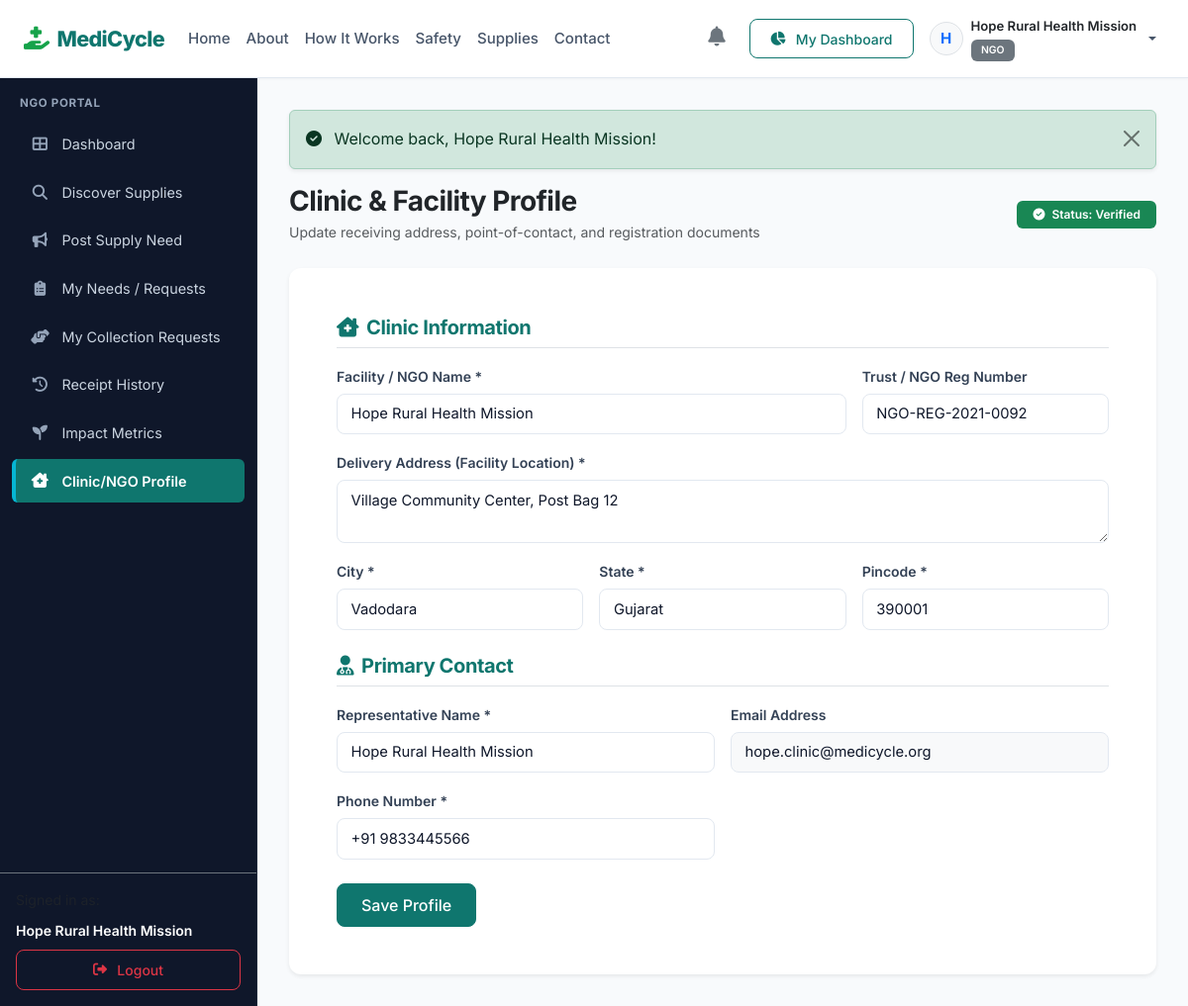
The page /ngo/profile.php (signed in) on the database its author committed.
### tables this page shows
CREATE TABLE organizations (
    id INT AUTO_INCREMENT PRIMARY KEY,
    user_id INT NOT NULL,
    organization_name VARCHAR(150) NOT NULL,
    organization_type VARCHAR(50) NOT NULL,
    license_number VARCHAR(100) DEFAULT NULL,
    address TEXT NOT NULL,
    city VARCHAR(100) NOT NULL,
    state VARCHAR(100) NOT NULL,
    pincode VARCHAR(20) NOT NULL,
    verification_status ENUM('pending', 'verified', 'rejected') DEFAULT 'verified',
    created_at TIMESTAMP DEFAULT CURRENT_TIMESTAMP,
    CONSTRAINT fk_org_user FOREIGN KEY (user_id) REFERENCES users(id) ON DELETE CASCADE,
    INDEX idx_org_city (city)
);

CREATE TABLE users (
    id INT AUTO_INCREMENT PRIMARY KEY,
    name VARCHAR(100) NOT NULL,
    email VARCHAR(100) NOT NULL UNIQUE,
    password VARCHAR(255) NOT NULL,
    phone VARCHAR(20) NOT NULL,
    role ENUM('supplier', 'ngo') NOT NULL,
    email_verified TINYINT(1) DEFAULT 1,
    status ENUM('active', 'inactive', 'suspended') DEFAULT 'active',
    created_at TIMESTAMP DEFAULT CURRENT_TIMESTAMP,
    updated_at TIMESTAMP DEFAULT CURRENT_TIMESTAMP ON UPDATE CURRENT_TIMESTAMP,
    INDEX idx_user_role (role),
    INDEX idx_user_status (status)
);

### includes/functions.php (called while the page is built, shortened)
<?php
function e($string) {
    return htmlspecialchars((string)($string ?? ''), ENT_QUOTES, 'UTF-8');
}

### ngo/profile.php (the view, shortened to what this page needs)
<?php
require_once __DIR__ . '/../config/config.php';
$userId = $_SESSION['user_id'];
$stmt = $pdo->prepare("SELECT u.name, u.email, u.phone, o.*
                       FROM users u
                       LEFT JOIN organizations o ON u.id = o.user_id
                       WHERE u.id = ? LIMIT 1");
$stmt->execute([$userId]);
$profile = $stmt->fetch();
include __DIR__ . '/../includes/header.php';
include __DIR__ . '/../includes/navbar.php';
?>
<div class="app-container">
    <?php include __DIR__ . '/../includes/sidebar.php'; ?>
    <div class="app-content">
        <?php echo render_flash_messages(); ?>
        <div class="d-flex justify-content-between align-items-center mb-4">
            <div>
                <h3 class="fw-bold text-dark mb-1">Clinic & Facility Profile</h3>
                <p class="text-muted small mb-0">Update receiving address, point-of-contact, and registration documents</p>
            </div>
            <div>
                <span class="badge bg-success px-3 py-2">
                    <i class="fas fa-check-circle me-1"></i> Status: <?php echo ucfirst(e($profile['verification_status'] ?? 'verified')); ?>
                </span>
            </div>
        </div>
        <div class="card border-0 shadow-sm">
            <div class="card-body p-4 p-md-5">
                <form action="<?php echo BASE_URL; ?>/ngo/profile.php" method="POST" class="needs-validation" novalidate>
                    <h5 class="fw-bold text-teal border-bottom pb-2 mb-3"><i class="fas fa-clinic-medical me-2"></i>Clinic Information</h5>
                    <div class="row g-3 mb-4">
                        <div class="col-md-8">
                            <label class="form-label small fw-semibold">Facility / NGO Name *</label>
                            <input type="text" class="form-control" name="org_name" value="<?php echo e($profile['organization_name'] ?? ''); ?>" required>
                        </div>
                        <div class="col-md-4">
                            <label class="form-label small fw-semibold">Trust / NGO Reg Number</label>
                            <input type="text" class="form-control" name="license_number" value="<?php echo e($profile['license_number'] ?? ''); ?>">
                        </div>
                        <div class="col-12">
                            <label class="form-label small fw-semibold">Delivery Address (Facility Location) *</label>
                            <textarea class="form-control" name="address" rows="2" required><?php echo e($profile['address'] ?? ''); ?></textarea>
                        </div>
                        <div class="col-md-4">
                            <label class="form-label small fw-semibold">City *</label>
                            <input type="text" class="form-control" name="city" value="<?php echo e($profile['city'] ?? ''); ?>" required>
                        </div>
                        <div class="col-md-4">
                            <label class="form-label small fw-semibold">State *</label>
                            <input type="text" class="form-control" name="state" value="<?php echo e($profile['state'] ?? ''); ?>" required>
                        </div>
                        <div class="col-md-4">
                            <label class="form-label small fw-semibold">Pincode *</label>
                            <input type="text" class="form-control" name="pincode" value="<?php echo e($profile['pincode'] ?? ''); ?>" required>
                        </div>
                    </div>
                    <h5 class="fw-bold text-teal border-bottom pb-2 mb-3"><i class="fas fa-user-doctor me-2"></i>Primary Contact</h5>
                    <div class="row g-3 mb-4">
                        <div class="col-md-6">
                            <label class="form-label small fw-semibold">Representative Name *</label>
                            <input type="text" class="form-control" name="name" value="<?php echo e($profile['name']); ?>" required>
                        </div>
                        <div class="col-md-6">
                            <label class="form-label small fw-semibold">Email Address</label>
                            <input type="email" class="form-control bg-light" value="<?php echo e($profile['email']); ?>" readonly disabled>
                        </div>
                        <div class="col-md-6">
                            <label class="form-label small fw-semibold">Phone Number *</label>
                            <input type="tel" class="form-control" name="phone" value="<?php echo e($profile['phone']); ?>" required>
                        </div>
                    </div>
                    <button type="submit" class="btn btn-primary px-4">Save Profile</button>
                </form>
            </div>
        </div>
    </div>
</div>
<?php include __DIR__ . '/../includes/footer.php'; ?>

### includes/navbar.php (shortened to what this page needs)
<?php
$currentUser = current_user();
$currentScript = basename($_SERVER['PHP_SELF'] ?? '');
$currentDir = basename(dirname($_SERVER['PHP_SELF'] ?? ''));
$isLanding = ($currentScript === 'index.php' && $currentDir !== 'supplier' && $currentDir !== 'ngo');
$navPrefix = $isLanding ? '' : BASE_URL . '/index.php';
?>
<nav class="navbar navbar-expand-lg navbar-medicycle sticky-top">
    <div class="container-fluid px-3 px-lg-4">
        <a class="navbar-brand" href="<?php echo $navPrefix; ?>#home">
            <i class="fas fa-hand-holding-medical"></i> MediCycle
        </a>
        <div class="collapse navbar-collapse" id="navbarMain">
            <ul class="navbar-nav me-auto mb-2 mb-lg-0" id="mainNavLinks">
                <li class="nav-item">
                    <a class="nav-link <?php echo $isLanding ? 'active' : ''; ?>" data-bookmark="home" href="<?php echo $navPrefix; ?>#home">Home</a>
                </li>
                <li class="nav-item">
                    <a class="nav-link" data-bookmark="about" href="<?php echo $navPrefix; ?>#about">About</a>
                </li>
                <li class="nav-item">
                    <a class="nav-link" data-bookmark="how-it-works" href="<?php echo $navPrefix; ?>#how-it-works">How It Works</a>
                </li>
                <li class="nav-item">
                    <a class="nav-link" data-bookmark="safety" href="<?php echo $navPrefix; ?>#safety">Safety</a>
                </li>
                <li class="nav-item">
                    <a class="nav-link" data-bookmark="supplies" href="<?php echo $navPrefix; ?>#supplies">Supplies</a>
                </li>
                <li class="nav-item">
                    <a class="nav-link" data-bookmark="contact" href="<?php echo $navPrefix; ?>#contact">Contact</a>
                </li>
            </ul>
            <ul class="navbar-nav ms-auto align-items-center">
                <?php if ($currentUser): ?>
                    <li class="nav-item dropdown me-3 position-relative">
                        <a class="nav-link position-relative p-2" href="#" id="notifDropdown" role="button" data-bs-toggle="dropdown" aria-expanded="false" title="Notifications">
                            <i class="fas fa-bell text-secondary fs-5"></i>
                        </a>
                    </li>
                    <li class="nav-item me-2">
                        <?php
                            $dashUrl = match($currentUser['role']) {
                                'supplier' => BASE_URL . '/supplier/dashboard.php',
                                'ngo' => BASE_URL . '/ngo/dashboard.php',
                                default => BASE_URL . '/index.php'
                            };
                        ?>
                        <a href="<?php echo $dashUrl; ?>" class="btn btn-sm btn-outline-primary">
                            <i class="fas fa-chart-pie me-1"></i> My Dashboard
                        </a>
                    </li>
                    <li class="nav-item dropdown">
                        <a class="nav-link dropdown-toggle d-flex align-items-center gap-2 py-1" href="#" id="userDropdown" role="button" data-bs-toggle="dropdown" aria-expanded="false">
                            <div class="rounded-circle bg-light border text-primary d-flex align-items-center justify-content-center" style="width: 34px; height: 34px; font-weight: 700;">
                                <?php echo strtoupper(substr($currentUser['name'], 0, 1)); ?>
                            </div>
                            <div class="d-none d-md-block text-start">
                                <span class="d-block fw-semibold small text-dark leading-tight"><?php echo e($currentUser['name']); ?></span>
                                <span class="badge bg-secondary" style="font-size: 0.65rem;"><?php echo strtoupper(e($currentUser['role'])); ?></span>
                            </div>
                        </a>
                    </li>
                <?php endif; ?>
            </ul>
        </div>
    </div>
</nav>

### includes/sidebar.php (shortened to what this page needs)
<?php
$currentUser = current_user();
$currentScript = basename($_SERVER['PHP_SELF']);
$currentDir = basename(dirname($_SERVER['PHP_SELF']));
function is_active_link($script, $dir = null) {
    global $currentScript, $currentDir;
    return ($currentScript === $script) ? 'active' : '';
}
?>
<aside class="app-sidebar shadow-sm">
    <div class="sidebar-heading">
        <?php echo strtoupper(e($currentUser['role'])); ?> PORTAL
    </div>
    <ul class="nav flex-column mb-auto">
        <?php if ($currentUser['role'] === 'supplier'): ?>
            <li class="nav-item">
                <a class="nav-link <?php echo is_active_link('dashboard.php', 'supplier'); ?>" href="<?php echo BASE_URL; ?>/supplier/dashboard.php">
                    <i class="fas fa-th-large"></i> Dashboard
                </a>
            </li>
            <li class="nav-item">
                <a class="nav-link <?php echo is_active_link('add-supply.php', 'supplier'); ?>" href="<?php echo BASE_URL; ?>/supplier/add-supply.php">
                    <i class="fas fa-plus-circle"></i> Add Surplus Supply
                </a>
            </li>
            <li class="nav-item">
                <a class="nav-link <?php echo is_active_link('inventory.php', 'supplier'); ?>" href="<?php echo BASE_URL; ?>/supplier/inventory.php">
                    <i class="fas fa-boxes-stacked"></i> My Inventory
                </a>
            </li>
            <li class="nav-item">
                <a class="nav-link <?php echo is_active_link('requests.php', 'supplier'); ?>" href="<?php echo BASE_URL; ?>/supplier/requests.php">
                    <i class="fas fa-inbox"></i> Incoming Requests
                </a>
            </li>
            <li class="nav-item">
                <a class="nav-link <?php echo is_active_link('history.php', 'supplier'); ?>" href="<?php echo BASE_URL; ?>/supplier/history.php">
                    <i class="fas fa-history"></i> Handover History
                </a>
            </li>
            <li class="nav-item">
                <a class="nav-link <?php echo is_active_link('analytics.php', 'supplier'); ?>" href="<?php echo BASE_URL; ?>/supplier/analytics.php">
                    <i class="fas fa-chart-pie"></i> Impact & Analytics
                </a>
            </li>
            <li class="nav-item">
                <a class="nav-link <?php echo is_active_link('profile.php', 'supplier'); ?>" href="<?php echo BASE_URL; ?>/supplier/profile.php">
                    <i class="fas fa-hospital"></i> Organization Profile
                </a>
            </li>
        <?php elseif ($currentUser['role'] === 'ngo'): ?>
            <li class="nav-item">
                <a class="nav-link <?php echo is_active_link('dashboard.php', 'ngo'); ?>" href="<?php echo BASE_URL; ?>/ngo/dashboard.php">
                    <i class="fas fa-th-large"></i> Dashboard
                </a>
            </li>
            <li class="nav-item">
                <a class="nav-link <?php echo is_active_link('search-supplies.php', 'ngo'); ?>" href="<?php echo BASE_URL; ?>/ngo/search-supplies.php">
                    <i class="fas fa-search"></i> Discover Supplies
                </a>
            </li>
            <li class="nav-item">
                <a class="nav-link <?php echo is_active_link('post-requirement.php', 'ngo'); ?>" href="<?php echo BASE_URL; ?>/ngo/post-requirement.php">
                    <i class="fas fa-bullhorn"></i> Post Supply Need
                </a>
            </li>
            <li class="nav-item">
                <a class="nav-link <?php echo is_active_link('my-requirements.php', 'ngo'); ?>" href="<?php echo BASE_URL; ?>/ngo/my-requirements.php">
                    <i class="fas fa-clipboard-list"></i> My Needs / Requests
                </a>
            </li>
            <li class="nav-item">
                <a class="nav-link <?php echo is_active_link('my-requests.php', 'ngo'); ?>" href="<?php echo BASE_URL; ?>/ngo/my-requests.php">
                    <i class="fas fa-hands-helping"></i> My Collection Requests
                </a>
            </li>
            <li class="nav-item">
                <a class="nav-link <?php echo is_active_link('history.php', 'ngo'); ?>" href="<?php echo BASE_URL; ?>/ngo/history.php">
                    <i class="fas fa-history"></i> Receipt History
                </a>
            </li>
            <li class="nav-item">
                <a class="nav-link <?php echo is_active_link('impact.php', 'ngo'); ?>" href="<?php echo BASE_URL; ?>/ngo/impact.php">
                    <i class="fas fa-seedling"></i> Impact Metrics
                </a>
            </li>
            <li class="nav-item">
                <a class="nav-link <?php echo is_active_link('profile.php', 'ngo'); ?>" href="<?php echo BASE_URL; ?>/ngo/profile.php">
                    <i class="fas fa-clinic-medical"></i> Clinic/NGO Profile
                </a>
            </li>
        <?php endif; ?>
    </ul>
    <div class="p-3 border-top border-secondary mt-auto">
        <div class="small text-muted mb-2">Signed in as:</div>
        <div class="fw-semibold text-truncate text-white small"><?php echo e($currentUser['name']); ?></div>
        <a href="<?php echo BASE_URL; ?>/logout.php" class="btn btn-outline-danger btn-sm w-100 mt-2">
            <i class="fas fa-sign-out-alt me-1"></i> Logout
        </a>
    </div>
</aside>

### rows shown on the page
organizations: user.name "H", user.name "Hope Rural Health Mission", verification_status "Verified", org_name "Hope Rural Health Mission", license_number "NGO-REG-2021-0092", address "Village Community Center, Post Bag 12", city "Vadodara", state "Gujarat", pincode "390001", name "Hope Rural Health Mission", user.email "hope.clinic@medicycle.org", phone "+91 9833445566"

### other values the page prints
$currentUser['role'] "NGO"
$message "Welcome back, Hope Rural Health Mission!"
